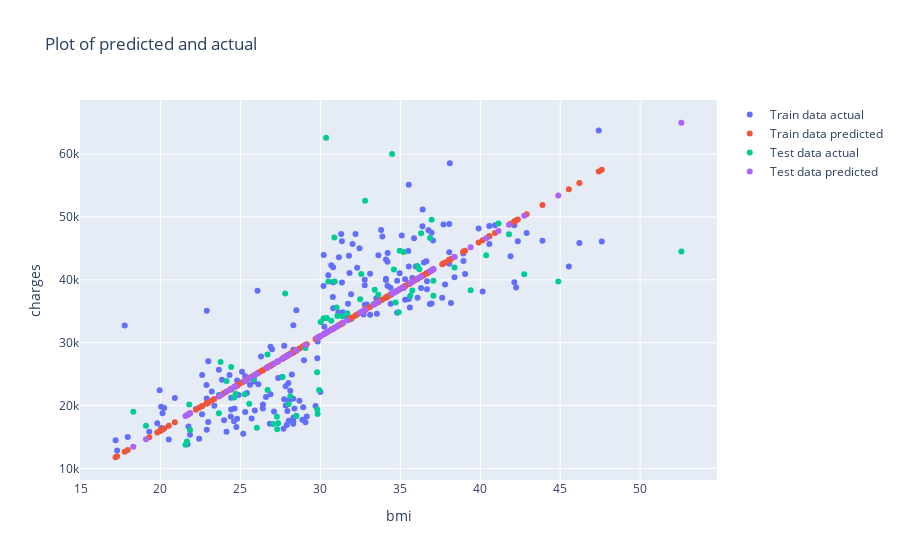

Source (notebook cell):
### Code cell
plot_data = []
plot_data.append(go.Scatter(x= X_train, y= y_train, name = 'Train data actual', mode = 'markers'))
plot_data.append(go.Scatter(x= X_train, y= model.predict(X_train.array.reshape(-1, 1)), name = 'Train data predicted', mode = 'markers'))
plot_data.append(go.Scatter(x= X_test, y= y_test, name = 'Test data actual', mode = 'markers'))
plot_data.append(go.Scatter(x= X_test, y= model.predict(X_test.array.reshape(-1, 1)), name = 'Test data predicted', mode = 'markers'))
# When extending to multiple features remove .array.reshape(-1, 1) in above (but remember 2-d we cannot draw)

layout = go.Layout(xaxis = dict(title='bmi'), yaxis = dict(title= 'charges'), 
                   title = 'Plot of predicted and actual')
fig = go.Figure(data= plot_data, layout=layout)
plotly.offline.iplot(fig)
